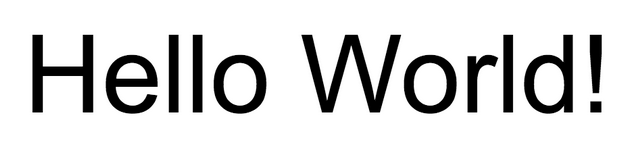
#> input picture tests/resources/example_hello_world.PNG, 641 x 152 px
$ python -i py_sb_image_to_text.py   (imports and definitions only)
#> lines starting #> are read from the running program, lines starting #| are printed output that depends on the picture
from PIL import Image, ImageEnhance, ImageOps, ImageGrab, ImageStat
from pathlib import Path
import pytesseract

project_dir = Path(__file__).parents[1]
package_dir = project_dir.joinpath('py_sb_image_to_text')
resource_dir = project_dir.joinpath('resources')

# pytesseract.pytesseract.tesseract_cmd = r"D:\Documents\Projects\Python\py-sb-image-to-text\py_sb_image_to_text\resources\Tesseract-OCR\tesseract.exe"
pytesseract.pytesseract.tesseract_cmd = r"C:\Program Files\Tesseract-OCR\tesseract.exe"


class TextImage:

    def __init__(self):
        self.image_text = None
        self.image_path = None
        print(self.image_path)
        self.image_object = None

    def set_image_object(self, image_objext):
        self.image_object = image_objext

    def set_image_path(self, image_path):
        self.set_image_object(Image.open(self.image_path))
        self.image_path = image_path

    def get_image_text(self):
        print('running image to text')
        self.invert_image(self.image_object)

        return pytesseract.image_to_string(self.image_object).strip()

    def invert_image(self, img):
        img = ImageOps.invert(img.convert('RGB'))
        # img.show()

        if img.mode == 'RGBA':
            img.load()
            r, g, b, a = img.split()
            img = img.merge('RGB', (r, g, b))
        return img
    # [5 lines of commented-out code are left out]

>>> from PIL import Image
>>> picture = Image.open('../tests/resources/example_hello_world.PNG')
#> picture is the input picture: PIL image 641x152 RGBA; mean R, G, B, A 217.1, 217.1, 217.1, 255
>>> result = TextImage().invert_image(picture)
#> in invert_image, `img = ImageOps.invert(img.convert('RGB'))`:
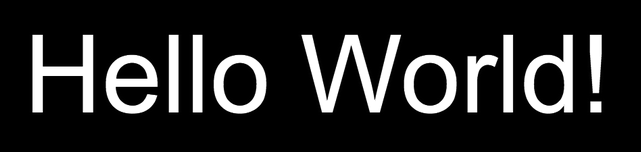
#> img: PIL image 641x152 RGB; min 0, max 255, mean 37.9
